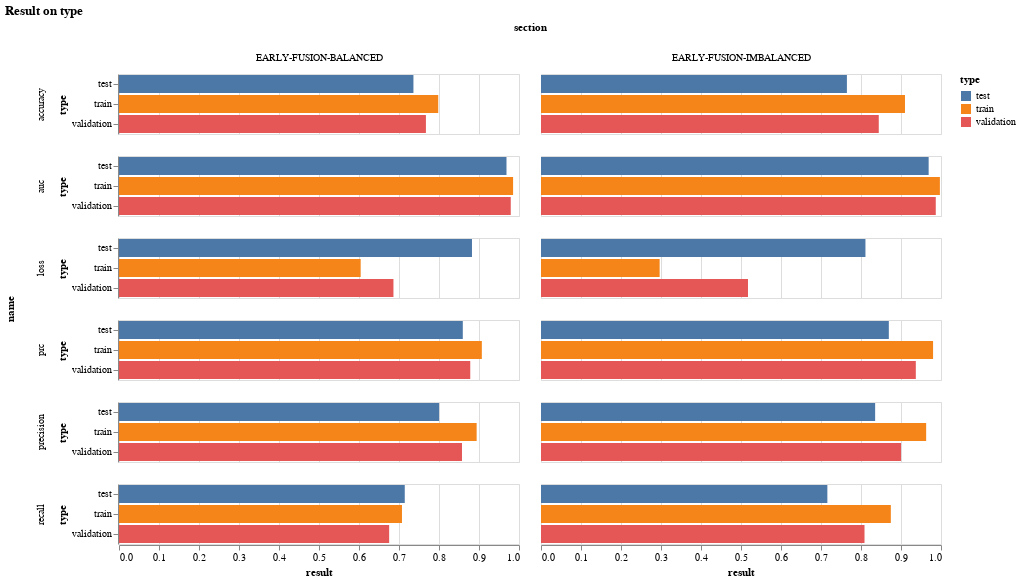

Notebook code cell kept with this figure:
### Code cell
early_melted_result=model_result_df(EARLY_FUSION_RESULTS)
alt.Chart(early_melted_result, title="Result on type").mark_bar().encode(
  y='type',
  x='result',
  color='type',
    row='name',
    column='section',
)

### Figure 1 — Vega-Lite specification as saved in the notebook (floating-point values rounded to 4 significant figures)
{"config": {"view": {"continuousWidth": 400, "continuousHeight": 300}}, "data": {"name": "data-0b552c7c23b747a3c14687a817acf4c6"}, "mark": "bar", "encoding": {"color": {"type": "nominal", "field": "type"}, "column": {"type": "nominal", "field": "section"}, "row": {"type": "nominal", "field": "name"}, "x": {"type": "quantitative", "field": "result"}, "y": {"type": "nominal", "field": "type"}}, "title": "Result on type", "$schema": "https://vega.github.io/schema/vega-lite/v4.8.1.json", "datasets": {"data-0b552c7c23b747a3c14687a817acf4c6": [{"name": "loss", "section": "EARLY-FUSION-IMBALANCED", "type": "train", "result": 0.2966}, {"name": "accuracy", "section": "EARLY-FUSION-IMBALANCED", "type": "train", "result": 0.91}, {"name": "precision", "section": "EARLY-FUSION-IMBALANCED", "type": "train", "result": 0.9629}, {"name": "recall", "section": "EARLY-FUSION-IMBALANCED", "type": "train", "result": 0.8746}, {"name": "auc", "section": "EARLY-FUSION-IMBALANCED", "type": "train", "result": 0.9972}, {"name": "prc", "section": "EARLY-FUSION-IMBALANCED", "type": "train", "result": 0.9802}, {"name": "loss", "section": "EARLY-FUSION-BALANCED", "type": "train", "result": 0.6042}, {"name": "accuracy", "section": "EARLY-FUSION-BALANCED", "type": "train", "result": 0.7981}, {"name": "precision", "section": "EARLY-FUSION-BALANCED", "type": "train", "result": 0.8941}, {"name": "recall", "section": "EARLY-FUSION-BALANCED", "type": "train", "result": 0.7074}, {"name": "auc", "section": "EARLY-FUSION-BALANCED", "type": "train", "result": 0.9852}, {"name": "prc", "section": "EARLY-FUSION-BALANCED", "type": "train", "result": 0.9071}, {"name": "loss", "section": "EARLY-FUSION-IMBALANCED", "type": "validation", "result": 0.5175}, {"name": "accuracy", "section": "EARLY-FUSION-IMBALANCED", "type": "validation", "result": 0.8444}, {"name": "precision", "section": "EARLY-FUSION-IMBALANCED", "type": "validation", "result": 0.9001}, {"name": "recall", "section": "EARLY-FUSION-IMBALANCED", "type": "validation", "result": 0.8088}, {"name": "auc", "section": "EARLY-FUSION-IMBALANCED", "type": "validation", "result": 0.9869}, {"name": "prc", "section": "EARLY-FUSION-IMBALANCED", "type": "validation", "result": 0.9371}, {"name": "loss", "section": "EARLY-FUSION-BALANCED", "type": "validation", "result": 0.6861}, {"name": "accuracy", "section": "EARLY-FUSION-BALANCED", "type": "validation", "result": 0.7673}, {"name": "precision", "section": "EARLY-FUSION-BALANCED", "type": "validation", "result": 0.8574}, {"name": "recall", "section": "EARLY-FUSION-BALANCED", "type": "validation", "result": 0.6754}, {"name": "auc", "section": "EARLY-FUSION-BALANCED", "type": "validation", "result": 0.9794}, {"name": "prc", "section": "EARLY-FUSION-BALANCED", "type": "validation", "result": 0.8781}, {"name": "loss", "section": "EARLY-FUSION-IMBALANCED", "type": "test", "result": 0.8111}, {"name": "accuracy", "section": "EARLY-FUSION-IMBALANCED", "type": "test", "result": 0.7648}, {"name": "precision", "section": "EARLY-FUSION-IMBALANCED", "type": "test", "result": 0.8353}, {"name": "recall", "section": "EARLY-FUSION-IMBALANCED", "type": "test", "result": 0.7159}, {"name": "auc", "section": "EARLY-FUSION-IMBALANCED", "type": "test", "result": 0.9691}, {"name": "prc", "section": "EARLY-FUSION-IMBALANCED", "type": "test", "result": 0.8696}, {"name": "loss", "section": "EARLY-FUSION-BALANCED", "type": "test", "result": 0.8825}, {"name": "accuracy", "section": "EARLY-FUSION-BALANCED", "type": "test", "result": 0.7361}, {"name": "precision", "section": "EARLY-FUSION-BALANCED", "type": "test", "result": 0.8002}, {"name": "recall", "section": "EARLY-FUSION-BALANCED", "type": "test", "result": 0.7144}, {"name": "auc", "section": "EARLY-FUSION-BALANCED", "type": "test", "result": 0.9687}, {"name": "prc", "section": "EARLY-FUSION-BALANCED", "type": "test", "result": 0.8595}]}}
